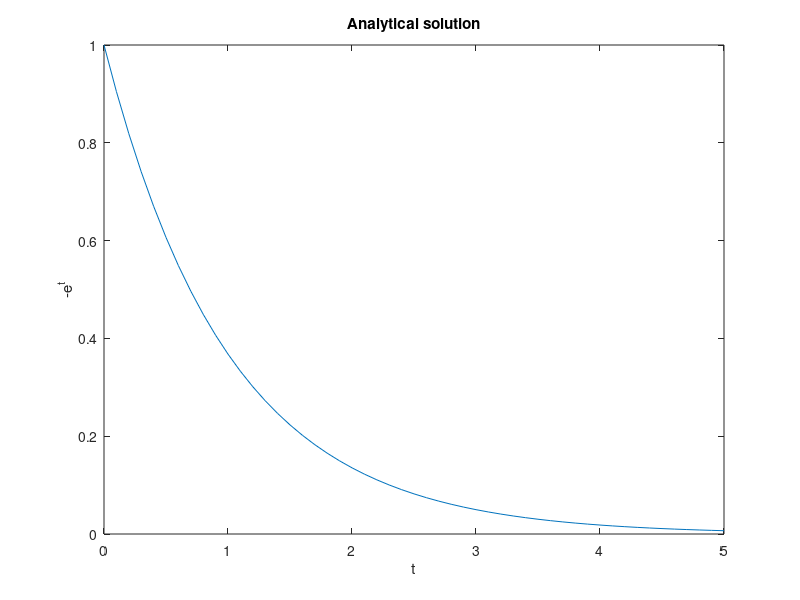

The MATLAB source for this figure: (Note: this script raises an error after producing the figure.)
function dalhquist()
t = 0:0.1:5;
figure(1);
plot(t, exp(-t), 'DisplayName','Analytical');
xlabel('t');
ylabel('-e^t');
title('Analytical solution');
    function y = gradient(t, x)
        y = -x;
    end
    function final_err = err_cal(y_cal,y_analytical, dt, tend)
        err = 0;
        n = length(y_cal);
        for j=1:n
            err = err + (y_cal(j)-y_analytical(j))*(y_cal(j)-y_analytical(j));
        end
        final_err = sqrt(dt*err/tend);
    end
fig_count = 2;
figure(fig_count)
error = zeros(3,4);
i = 1;
for dt = [1,1/2.0,1/4.0,1/8.0]
    t = 0:dt:5;
    y_eul = expl_euler(1, dt, 5, @gradient);
    error(1,i) = err_cal(y_eul,exp(-t), dt, 5);
    i = i+1;
    hold on
    plot(t, y_eul, 'DisplayName',strcat('dt = ', sprintf('%.6f', dt)));
end
plot(t, exp(-t), 'DisplayName','Analytical');
legend('show');
fig_count = fig_count + 1;
hold off

figure(fig_count)
i=1;
for dt = [1,1/2.0,1/4.0,1/8.0]
    y_heun = expl_heun(1,dt,5, @gradient);
    t = 0:dt:5;
    error(2,i) = err_cal(y_heun,exp(-t), dt, 5);
    i = i+1;
    hold on
    plot(t, y_heun, 'DisplayName',strcat('dt = ', sprintf('%.6f', dt)));
end
plot(t, exp(-t), 'DisplayName','Analytical');
legend('show');
fig_count = fig_count + 1;
hold off

figure(fig_count)
i = 1;
for dt = [1,1/2.0,1/4.0,1/8.0]
    y_runge_kutta = expl_runge_kutta(1, dt, 5, @gradient);
    t = 0:dt:5;
    error(3,i) = err_cal(y_runge_kutta,exp(-t), dt, 5);
    i = i+1;
    hold on
    plot(t, y_runge_kutta, 'DisplayName',strcat('dt = ', sprintf('%.6f', dt)));
end
plot(t, exp(-t), 'DisplayName','Analytical');
legend('show');
fig_count = fig_count + 1;
hold off

error %error printing and reduction printing left

% figure(fig_count)
% dt = [1,1/2.0,1/4.0,1/8.0];
% hold on
% plot(log(dt),log(error(1,:)));
% plot(log(dt), log(error(2,:)));
% plot(log(dt), log(error(3,:)));
% legend('Euler', 'Heun', 'Runge-Kutta');
end